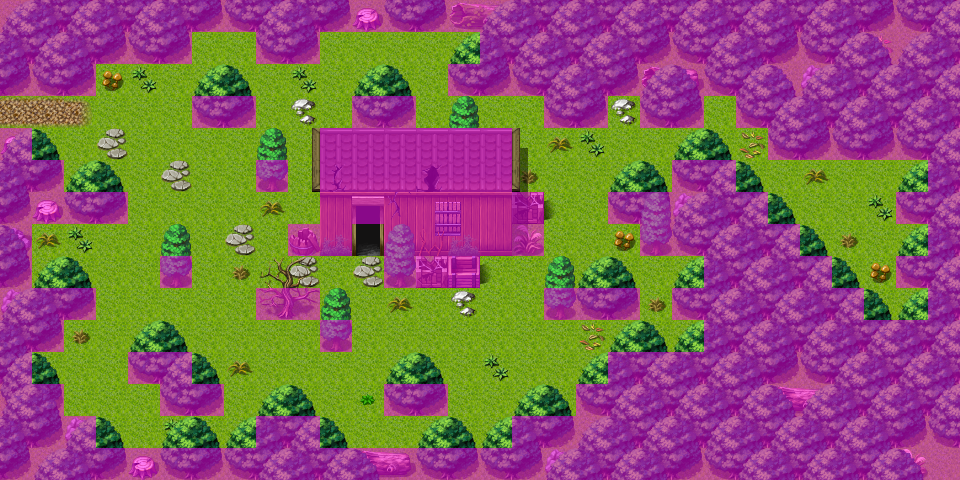

Tiled map render using the project's own tile images. Description and the map definition, with tile-layer contents summarised, below:
An orthogonal 30x15 tile map with 32x32 px tiles, 4 tile layers (Ground, Objects, Above, Walkable), 40 tilesets and 7 objects (5x spawn, 2x mapchange).

<map version="1.0" orientation="orthogonal" width="30" height="15" tilewidth="32" tileheight="32">
 <properties>
  <property name="outdoors" value="1" />
 </properties>
 <tileset firstgid="1" name="map_bed_1" tilewidth="32" tileheight="32">
  <image source="../drawable/map_bed_1.png" width="512" height="256" />
 </tileset>
 <tileset firstgid="129" name="map_border_1" tilewidth="32" tileheight="32">
  <image source="../drawable/map_border_1.png" width="512" height="256" />
 </tileset>
 <tileset firstgid="257" name="map_bridge_1" tilewidth="32" tileheight="32">
  <image source="../drawable/map_bridge_1.png" width="512" height="256" />
 </tileset>
 <tileset firstgid="385" name="map_broken_1" tilewidth="32" tileheight="32">
  <image source="../drawable/map_broken_1.png" width="512" height="256" />
 </tileset>
 <tileset firstgid="513" name="map_cavewall_1" tilewidth="32" tileheight="32">
  <image source="../drawable/map_cavewall_1.png" width="576" height="192" />
 </tileset>
 <tileset firstgid="621" name="map_cavewall_2" tilewidth="32" tileheight="32">
  <image source="../drawable/map_cavewall_2.png" width="576" height="192" />
 </tileset>
 <tileset firstgid="729" name="map_cavewall_3" tilewidth="32" tileheight="32">
  <image source="../drawable/map_cavewall_3.png" width="576" height="192" />
 </tileset>
 <tileset firstgid="837" name="map_chair_table_1" tilewidth="32" tileheight="32">
  <image source="../drawable/map_chair_table_1.png" width="512" height="256" />
 </tileset>
 <tileset firstgid="965" name="map_crate_1" tilewidth="32" tileheight="32">
  <image source="../drawable/map_crate_1.png" width="512" height="256" />
 </tileset>
 <tileset firstgid="1093" name="map_cupboard_1" tilewidth="32" tileheight="32">
  <image source="../drawable/map_cupboard_1.png" width="512" height="256" />
 </tileset>
 <tileset firstgid="1221" name="map_curtain_1" tilewidth="32" tileheight="32">
  <image source="../drawable/map_curtain_1.png" width="512" height="256" />
 </tileset>
 <tileset firstgid="1349" name="map_entrance_1" tilewidth="32" tileheight="32">
  <image source="../drawable/map_entrance_1.png" width="512" height="256" />
 </tileset>
 <tileset firstgid="1477" name="map_fence_1" tilewidth="32" tileheight="32">
  <image source="../drawable/map_fence_1.png" width="512" height="256" />
 </tileset>
 <tileset firstgid="1605" name="map_fence_2" tilewidth="32" tileheight="32">
  <image source="../drawable/map_fence_2.png" width="512" height="256" />
 </tileset>
 <tileset firstgid="1733" name="map_ground_1" tilewidth="32" tileheight="32">
  <image source="../drawable/map_ground_1.png" width="512" height="256" />
 </tileset>
 <tileset firstgid="1861" name="map_ground_2" tilewidth="32" tileheight="32">
  <image source="../drawable/map_ground_2.png" width="512" height="256" />
 </tileset>
 <tileset firstgid="1989" name="map_ground_3" tilewidth="32" tileheight="32">
  <image source="../drawable/map_ground_3.png" width="512" height="256" />
 </tileset>
 <tileset firstgid="2117" name="map_ground_4" tilewidth="32" tileheight="32">
  <image source="../drawable/map_ground_4.png" width="512" height="256" />
 </tileset>
 <tileset firstgid="2245" name="map_ground_5" tilewidth="32" tileheight="32">
  <image source="../drawable/map_ground_5.png" width="512" height="256" />
 </tileset>
 <tileset firstgid="2373" name="map_ground_6" tilewidth="32" tileheight="32">
  <image source="../drawable/map_ground_6.png" width="512" height="256" />
 </tileset>
 <tileset firstgid="2501" name="map_ground_7" tilewidth="32" tileheight="32">
  <image source="../drawable/map_ground_7.png" width="512" height="256" />
 </tileset>
 <tileset firstgid="2629" name="map_ground_8" tilewidth="32" tileheight="32">
  <image source="../drawable/map_ground_8.png" width="512" height="256" />
 </tileset>
 <tileset firstgid="2757" name="map_indoor_1" tilewidth="32" tileheight="32">
  <image source="../drawable/map_indoor_1.png" width="512" height="256" />
 </tileset>
 <tileset firstgid="2885" name="map_kitchen_1" tilewidth="32" tileheight="32">
  <image source="../drawable/map_kitchen_1.png" width="512" height="256" />
 </tileset>
 <tileset firstgid="3013" name="map_outdoor_1" tilewidth="32" tileheight="32">
  <image source="../drawable/map_outdoor_1.png" width="512" height="256" />
 </tileset>
 <tileset firstgid="3141" name="map_pillar_1" tilewidth="32" tileheight="32">
  <image source="../drawable/map_pillar_1.png" width="512" height="256" />
 </tileset>
 <tileset firstgid="3269" name="map_plant_1" tilewidth="32" tileheight="32">
  <image source="../drawable/map_plant_1.png" width="512" height="256" />
 </tileset>
 <tileset firstgid="3397" name="map_rock_1" tilewidth="32" tileheight="32">
  <image source="../drawable/map_rock_1.png" width="512" height="256" />
 </tileset>
 <tileset firstgid="3525" name="map_roof_1" tilewidth="32" tileheight="32">
  <image source="../drawable/map_roof_1.png" width="512" height="256" />
 </tileset>
 <tileset firstgid="3653" name="map_roof_2" tilewidth="32" tileheight="32">
  <image source="../drawable/map_roof_2.png" width="512" height="256" />
 </tileset>
 <tileset firstgid="3781" name="map_shop_1" tilewidth="32" tileheight="32">
  <image source="../drawable/map_shop_1.png" width="512" height="256" />
 </tileset>
 <tileset firstgid="3909" name="map_sign_ladder_1" tilewidth="32" tileheight="32">
  <image source="../drawable/map_sign_ladder_1.png" width="512" height="256" />
 </tileset>
 <tileset firstgid="4037" name="map_table_1" tilewidth="32" tileheight="32">
  <image source="../drawable/map_table_1.png" width="512" height="256" />
 </tileset>
 <tileset firstgid="4165" name="map_trail_1" tilewidth="32" tileheight="32">
  <image source="../drawable/map_trail_1.png" width="512" height="256" />
 </tileset>
 <tileset firstgid="4293" name="map_tree_1" tilewidth="32" tileheight="32">
  <image source="../drawable/map_tree_1.png" width="512" height="256" />
 </tileset>
 <tileset firstgid="4421" name="map_wall_1" tilewidth="32" tileheight="32">
  <image source="../drawable/map_wall_1.png" width="512" height="256" />
 </tileset>
 <tileset firstgid="4549" name="map_wall_2" tilewidth="32" tileheight="32">
  <image source="../drawable/map_wall_2.png" width="480" height="256" />
 </tileset>
 <tileset firstgid="4669" name="map_wall_3" tilewidth="32" tileheight="32">
  <image source="../drawable/map_wall_3.png" width="480" height="256" />
 </tileset>
 <tileset firstgid="4789" name="map_window_1" tilewidth="32" tileheight="32">
  <image source="../drawable/map_window_1.png" width="512" height="256" />
 </tileset>
 <tileset firstgid="4917" name="map_window_2" tilewidth="32" tileheight="32">
  <image source="../drawable/map_window_2.png" width="512" height="256" />
 </tileset>
 <layer name="Ground" width="30" height="15">
  <data>[450 cells, 450 non-empty, 7 distinct tile ids]</data>
 </layer>
 <layer name="Objects" width="30" height="15">
  <data>[450 cells, 162 non-empty, 39 distinct tile ids]</data>
 </layer>
 <layer name="Above" width="30" height="15">
  <data>[450 cells, 88 non-empty, 13 distinct tile ids]</data>
 </layer>
 <layer name="Walkable" width="30" height="15">
  <data>[450 cells, 262 non-empty, 1 distinct tile ids]</data>
 </layer>
 <objectgroup name="Mapevents">
  <object name="west" type="mapchange" x="0" y="96" width="32" height="32">
   <properties>
    <property name="map" value="wild1" />
    <property name="place" value="east" />
   </properties>
  </object>
  <object name="entrance" type="mapchange" x="352" y="224" width="32" height="32">
   <properties>
    <property name="map" value="hauntedhouse1" />
    <property name="place" value="entrance" />
   </properties>
  </object>
 </objectgroup>
 <objectgroup name="Spawn">
  <!-- 5 objects omitted --></objectgroup>
 <objectgroup name="Keys" visible="0" />
</map>
<!-- 5 of 7 objects omitted -->
